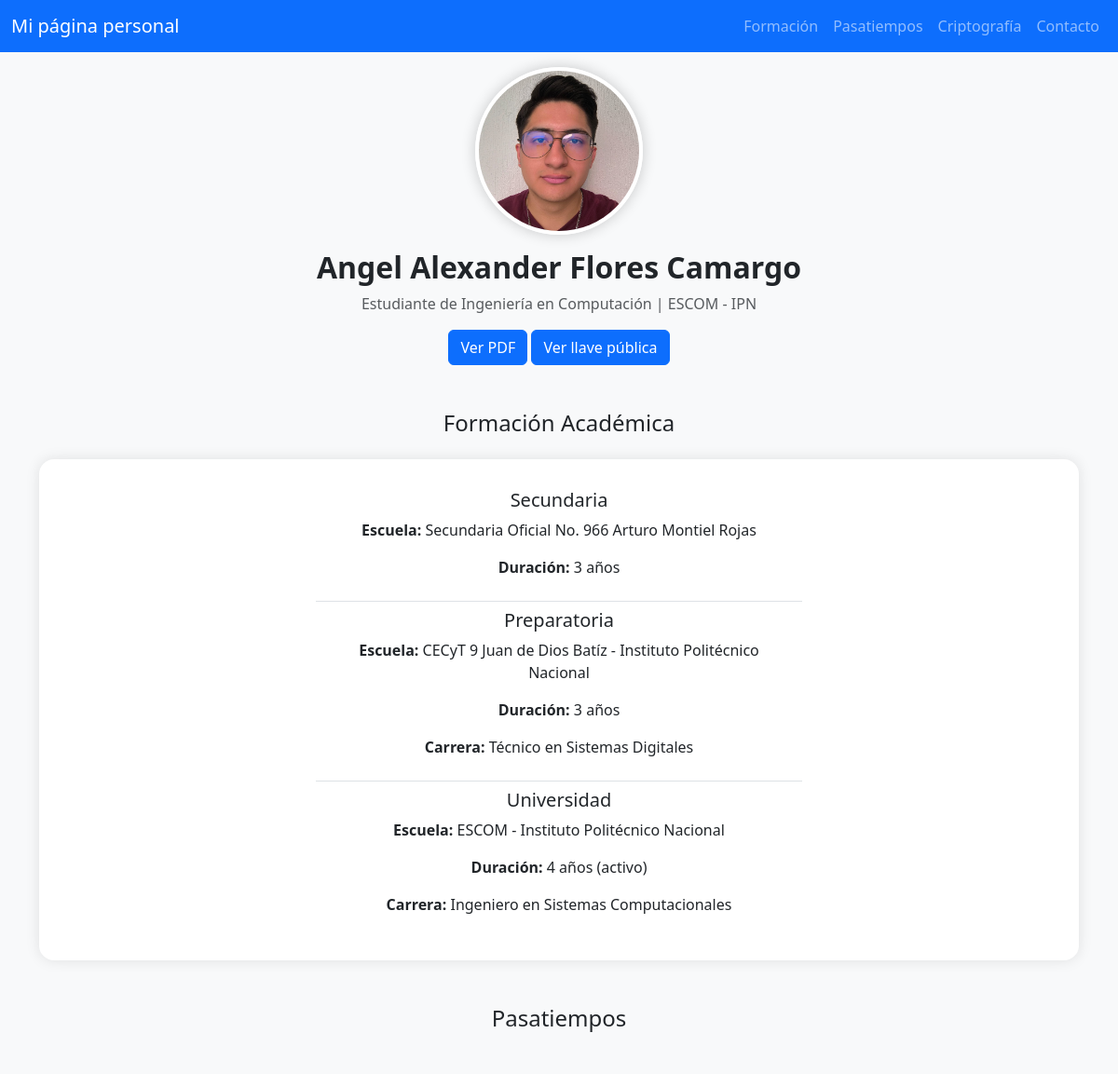
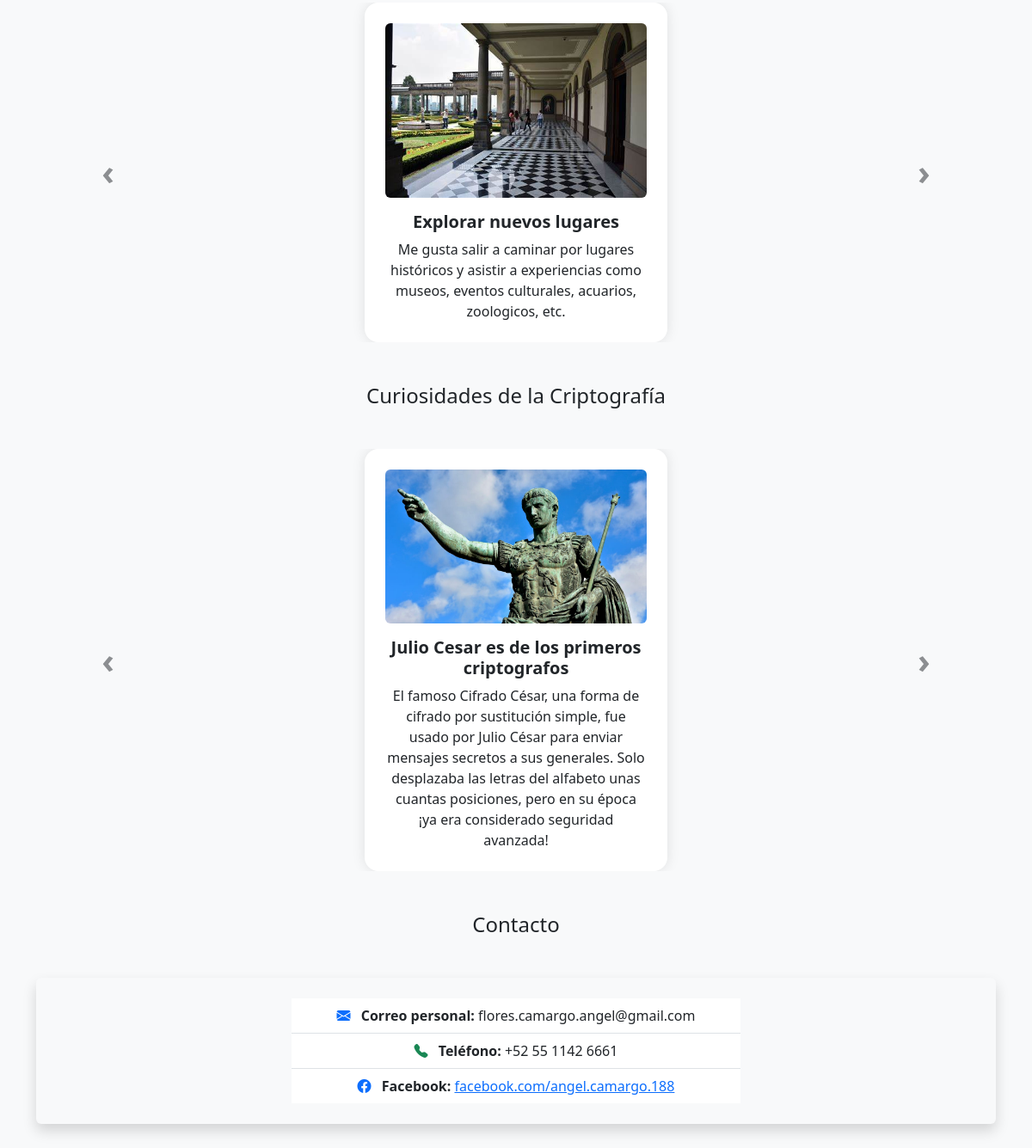
The page / on the database its author committed (2 pictures, top to bottom).
### apps/presentation/models.py (models this page shows, shortened)
class hobbies(models.Model):
    name = models.CharField(max_length = 50)
    description = models.TextField()
    image = models.ImageField(upload_to='images/')

class cryptoFacts(models.Model):
    title =  models.CharField(max_length=60)
    description = models.TextField()
    image = models.ImageField(upload_to='images/')

### apps/presentation/views.py (the view)
# urls.py: path('', views.home),
def home(request):
    hobbies_list = hobbies.objects.all()
    crypto_facts_list = cryptoFacts.objects.all()
    return render(request, "home.html", {"hobbies": hobbies_list, "cryptoFacts": crypto_facts_list})

### apps/presentation/templates/home.html (shortened to what this page needs)
{% extends "./base.html" %}
{% load static %}
{% block styles %}
<link rel="stylesheet" href="../static/css/home.css">
{% endblock %}
{% block body %}
<nav class="navbar navbar-expand-lg navbar-dark bg-primary">
    <div class="container-fluid">
        <a class="navbar-brand">Mi página personal</a>
        <div class="collapse navbar-collapse" id="navbarNav">
            <ul class="navbar-nav ms-auto">
                <li class="nav-item">
                    <a class="nav-link" href="#formacion">Formación</a>
                </li>
                <li class="nav-item">
                    <a class="nav-link" href="#hobbies">Pasatiempos</a>
                </li>
                <li class="nav-item">
                    <a class="nav-link" href="#cripto">Criptografía</a>
                </li>
                <li class="nav-item">
                    <a class="nav-link" href="#contacto">Contacto</a>
                </li>
            </ul>
        </div>
    </div>
</nav>
<div class="container text-center mb-5 py-3">
    <img src="../static/imgs/mi_foto.jpg" alt="Mi Foto" class="profile-pic mb-3">
    <h2 class="fw-bold">Angel Alexander Flores Camargo</h2>
    <p class="text-muted">Estudiante de Ingeniería en Computación | ESCOM - IPN</p>
    <a href="../static/CV_FloresCamargoAngel.pdf" target="_blank" class="btn btn-primary">Ver PDF</a>
    <a href="" target="_blank" class="btn btn-primary">Ver llave pública</a>
    <h4 class="mb-3 mt-5" id="formacion">Formación Académica</h4>
    <div class="card mt-4 p-4">
        <div class="row justify-content-center">
            <div class="col-md-6">
                <ul class="list-group list-group-flush">
                    <li class="list-group-item">
                        <h5>Secundaria</h5>
                        <p><strong>Escuela:</strong> Secundaria Oficial No. 966 Arturo Montiel Rojas</p>
                        <p><strong>Duración:</strong> 3 años</p>
                    </li>
                    <li class="list-group-item">
                        <h5>Preparatoria</h5>
                        <p><strong>Escuela:</strong> CECyT 9 Juan de Dios Batíz - Instituto Politécnico Nacional</p>
                        <p><strong>Duración:</strong> 3 años</p>
                        <p><strong>Carrera:</strong> Técnico en Sistemas Digitales</p>
                    </li>
                    <li class="list-group-item">
                        <h5>Universidad</h5>
                        <p><strong>Escuela:</strong> ESCOM - Instituto Politécnico Nacional</p>
                        <p><strong>Duración:</strong> 4 años (activo)</p>
                        <p><strong>Carrera:</strong> Ingeniero en Sistemas Computacionales</p>
                    </li>
                </ul>
            </div>
        </div>
    </div>
    <h4 class="mb-3 mt-5" id="hobbies">Pasatiempos</h4>
    <div id="hobbiesCarousel" class="carousel slide mt-5" data-bs-ride="carousel">
        <div class="carousel-inner">
            <div class="carousel-item active">
                <div class="d-flex justify-content-center">
                    <div class="card p-4 text-center" style="width: 22rem;">
                        <img src="../static/imgs/conocer.jpg" class="card-img-top rounded mb-3" alt="Videojuegos">
                        <h5 class="fw-bold">{{ hobbies.0.name }}</h5>
                        <p class="card-text">{{ hobbies.0.description }}</p>
                    </div>
                </div>
            </div>
        </div>
        <button class="carousel-control-prev" type="button" data-bs-target="#hobbiesCarousel" data-bs-slide="prev">
          <span class="fs-1 text-dark" aria-hidden="true" style="font-weight: bold;">&#8249;</span>
        </button>
        <button class="carousel-control-next" type="button" data-bs-target="#hobbiesCarousel" data-bs-slide="next">
          <span class="fs-1 text-dark" aria-hidden="true" style="font-weight: bold;">&#8250;</span>
        </button>
    </div>
    <h4 class="mb-3 mt-5" id="cripto">Curiosidades de la Criptografía</h4>
    <div id="criptoCarousel" class="carousel slide mt-5" data-bs-ride="carousel">
        <div class="carousel-inner">
            <div class="carousel-item active">
                <div class="d-flex justify-content-center">
                    <div class="card p-4 text-center" style="width: 22rem;">
                        <img src="../static/imgs/julio_cesar.jpg" class="card-img-top rounded mb-3" alt="Videojuegos">
                        <h5 class="fw-bold">{{ cryptoFacts.0.title }}</h5>
                        <p class="card-text">{{ cryptoFacts.0.description }}</p>
                    </div>
                </div>
            </div>
        </div>
        <button class="carousel-control-prev" type="button" data-bs-target="#criptoCarousel" data-bs-slide="prev">
          <span class="fs-1 text-dark" aria-hidden="true" style="font-weight: bold;">&#8249;</span>
        </button>
        <button class="carousel-control-next" type="button" data-bs-target="#criptoCarousel" data-bs-slide="next">
          <span class="fs-1 text-dark" aria-hidden="true" style="font-weight: bold;">&#8250;</span>
        </button>
    </div>
    <h4 class="mb-3 mt-5" id="contacto">Contacto</h4>
    <section class="container my-5 p-4 bg-light rounded shadow">
  <div class="row justify-content-center">
    <div class="col-md-6">
      <ul class="list-group list-group-flush">
        <li class="list-group-item">
          <i class="bi bi-envelope-fill me-2 text-primary"></i>
          <strong>Correo personal:</strong> flores.camargo.angel@gmail.com
        </li>
        <li class="list-group-item">
          <i class="bi bi-telephone-fill me-2 text-success"></i>
          <strong>Teléfono:</strong> +52 55 1142 6661
        </li>
        <li class="list-group-item">
          <i class="bi bi-facebook me-2 text-primary"></i>
          <strong>Facebook:</strong>
          <a href="https://www.facebook.com/angel.camargo.188" target="_blank">facebook.com/angel.camargo.188</a>
        </li>
      </ul>
    </div>
  </div>
</section>
{% endblock %}

### apps/presentation/templates/base.html (shortened to what this page needs)
{% load static %}
<!DOCTYPE html>
<html lang="en">
<head>
    <link href="https://cdn.jsdelivr.net/npm/bootstrap@5.3.6/dist/css/bootstrap.min.css" rel="stylesheet">
    <link href="https://cdn.jsdelivr.net/npm/bootstrap-icons@1.10.5/font/bootstrap-icons.css" rel="stylesheet">
    {% block styles %}
    {% endblock %}
</head>
<body>
    {% block body %}
    {% endblock %}
</body>
</html>

### apps/presentation/static/css/home.css (style rules this page uses)
body { background-color: #f8f9fa; }
.profile-pic { width: 180px; height: 180px; object-fit: cover; border-radius: 50%; border: 4px solid #ffffff; box-shadow: 0 0 15px rgba(0,0,0,0.2); }
.card { border: none; border-radius: 1rem; box-shadow: 0 0 15px rgba(0,0,0,0.1); }

### rows shown on the page
hobbies: name "Explorar nuevos lugares", description "Me gusta salir a caminar por lugares históricos y asistir a experiencias como museos, eventos culturales, acuarios, zoologicos, etc."
cryptoFacts: title "Julio Cesar es de los primeros criptografos", description "El famoso Cifrado César, una forma de cifrado por sustitución simple, fue usado por Julio César para enviar mensajes secretos a sus generales. Solo desplazaba las letras del alfabeto unas cuantas posiciones, pero en su época ¡ya era considerado seguridad avanzada!"
